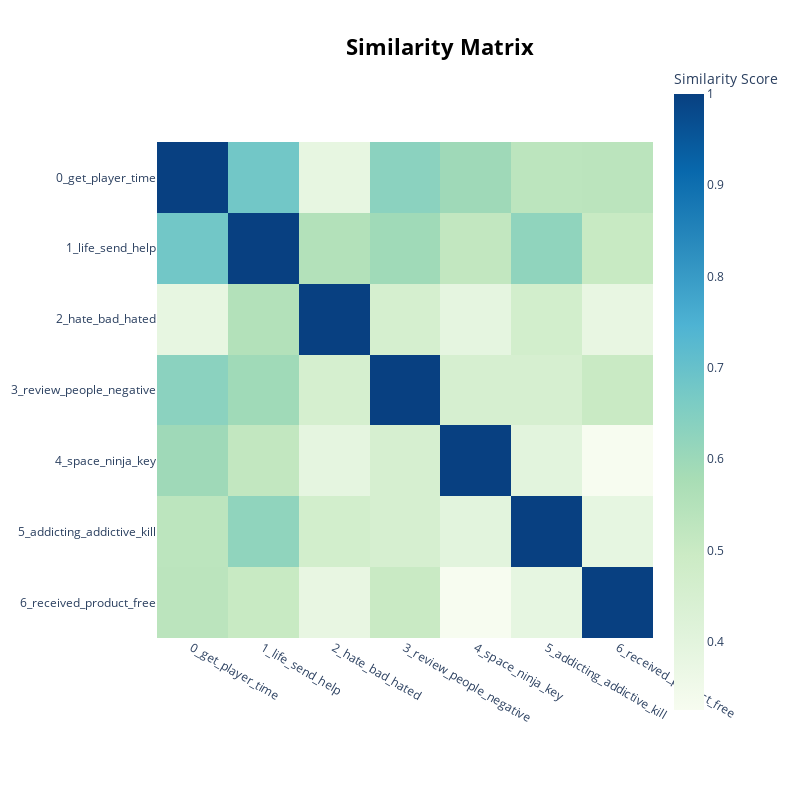

The cell this chart's notebook holds for it:
### Code cell
topic_model_negative.visualize_heatmap()

### Figure 1 — Plotly figure (JSON) as saved in the notebook; plotly's stock layout.template omitted (floating-point values rounded to 4 significant figures)
{"data": [{"coloraxis": "coloraxis", "hovertemplate": "x: %{x}<br>y: %{y}<br>Similarity Score: %{z}<extra></extra>", "name": "0", "type": "heatmap", "x": ["0_get_player_time", "1_life_send_help", "2_hate_bad_hated", "3_review_people_negative", "4_space_ninja_key", "5_addicting_addictive_kill", "6_received_product_free"], "xaxis": "x", "y": ["0_get_player_time", "1_life_send_help", "2_hate_bad_hated", "3_review_people_negative", "4_space_ninja_key", "5_addicting_addictive_kill", "6_received_product_free"], "yaxis": "y", "z": [[1.0, 0.6787, 0.384, 0.6327, 0.5959, 0.5313, 0.5339], [0.6787, 1.0, 0.5526, 0.594, 0.5184, 0.6232, 0.5027], [0.384, 0.5526, 1.0, 0.4558, 0.3908, 0.4667, 0.3815], [0.6327, 0.594, 0.4558, 1.0, 0.4524, 0.4535, 0.5016], [0.5959, 0.5184, 0.3908, 0.4524, 1, 0.4014, 0.3252], [0.5313, 0.6232, 0.4667, 0.4535, 0.4014, 1, 0.386], [0.5339, 0.5027, 0.3815, 0.5016, 0.3252, 0.386, 1]]}], "layout": {"coloraxis": {"colorbar": {"title": {"text": "Similarity Score"}}, "colorscale": [[0, "rgb(247,252,240)"], [0.125, "rgb(224,243,219)"], [0.25, "rgb(204,235,197)"], [0.375, "rgb(168,221,181)"], [0.5, "rgb(123,204,196)"], [0.625, "rgb(78,179,211)"], [0.75, "rgb(43,140,190)"], [0.875, "rgb(8,104,172)"], [1, "rgb(8,64,129)"]]}, "height": 800, "hoverlabel": {"bgcolor": "white", "font": {"family": "Rockwell", "size": 16}}, "legend": {"title": {"text": "Trend"}}, "margin": {"t": 60}, "showlegend": true, "title": {"font": {"color": "Black", "size": 22}, "text": "<b>Similarity Matrix</b>", "x": 0.55, "xanchor": "center", "y": 0.95, "yanchor": "top"}, "width": 800, "xaxis": {"anchor": "y", "constrain": "domain", "domain": [0, 1], "scaleanchor": "y"}, "yaxis": {"anchor": "x", "autorange": "reversed", "constrain": "domain", "domain": [0, 1]}}}
